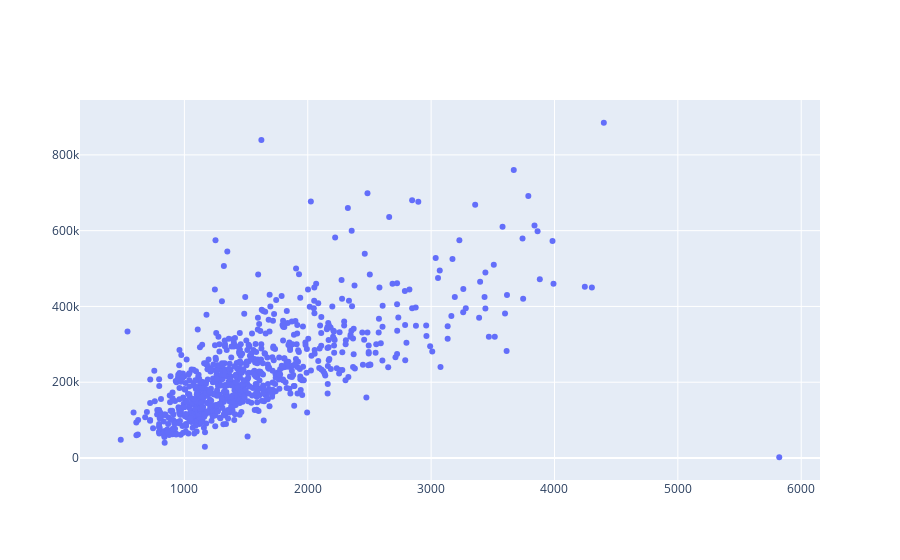

Notebook source saved alongside this figure:
### Markdown cell above
Now in the same manner we create another scatter plot.

### Code cell
scatter2 = go.Scatter(
    x=valid_houses["sq__ft"],
    y=valid_houses["price"],
    mode="markers"
)
fig_elems2 = [scatter2]
iplot(fig_elems2)

### Figure 1 — Plotly figure (JSON) as saved in the notebook; plotly's stock layout.template omitted (floating-point values rounded to 4 significant figures; data arrays with more than 128 entries replaced by an {"elided": "..."} marker saying what was removed)
{"data": [{"mode": "markers", "type": "scatter", "x": {"elided": "814 int values"}, "y": {"elided": "814 int values"}}], "layout": {}}
